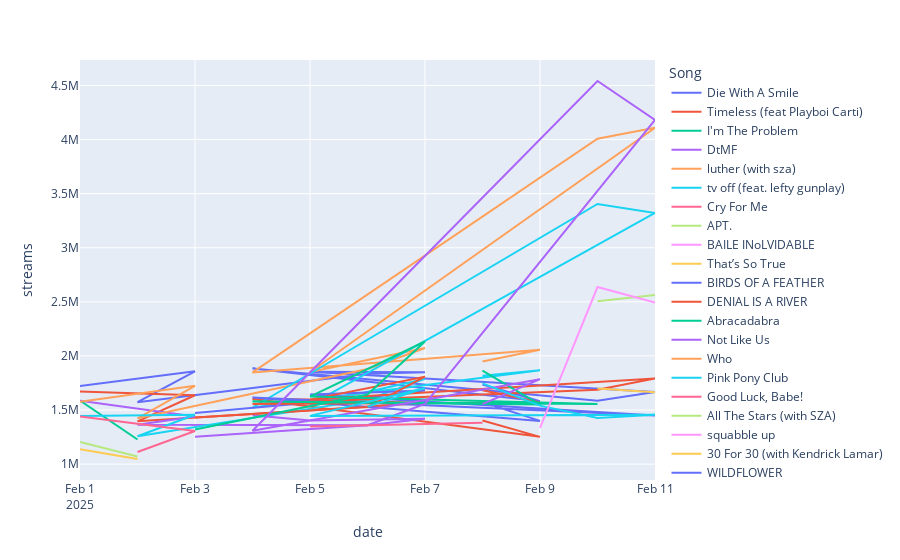

The cell this chart's notebook holds for it:
### Code cell
import plotly.express as px

df = pd.read_csv("total.csv")
df["date"] = pd.to_datetime(df["date"])

fig = px.line(df, x="date", y="streams", color="name")
fig.update_layout(
    legend_title="Song",
    hovermode="x unified"
)

fig.show()

### Figure 1 — Plotly figure (JSON) as saved in the notebook; plotly's stock layout.template omitted (floating-point values rounded to 4 significant figures)
{"data": [{"hovertemplate": "name=Die With A Smile<br>date=%{x}<br>streams=%{y}<extra></extra>", "legendgroup": "Die With A Smile", "line": {"color": "#636efa", "dash": "solid"}, "marker": {"symbol": "circle"}, "mode": "lines", "name": "Die With A Smile", "orientation": "v", "showlegend": true, "type": "scatter", "x": ["2025-02-01T00:00:00.000000000", "2025-02-03T00:00:00.000000000", "2025-02-02T00:00:00.000000000", "2025-02-06T00:00:00.000000000", "2025-02-07T00:00:00.000000000", "2025-02-05T00:00:00.000000000", "2025-02-11T00:00:00.000000000", "2025-02-10T00:00:00.000000000", "2025-02-04T00:00:00.000000000", "2025-02-09T00:00:00.000000000", "2025-02-08T00:00:00.000000000"], "xaxis": "x", "y": [1721631, 1858088, 1572431, 1835491, 1849518, 1853314, 1666496, 1585971, 1884116, 1580557, 1736306], "yaxis": "y"}, {"hovertemplate": "name=Timeless (feat Playboi Carti)<br>date=%{x}<br>streams=%{y}<extra></extra>", "legendgroup": "Timeless (feat Playboi Carti)", "line": {"color": "#EF553B", "dash": "solid"}, "marker": {"symbol": "circle"}, "mode": "lines", "name": "Timeless (feat Playboi Carti)", "orientation": "v", "showlegend": true, "type": "scatter", "x": ["2025-02-01T00:00:00.000000000", "2025-02-03T00:00:00.000000000", "2025-02-02T00:00:00.000000000", "2025-02-06T00:00:00.000000000", "2025-02-07T00:00:00.000000000", "2025-02-05T00:00:00.000000000", "2025-02-04T00:00:00.000000000", "2025-02-09T00:00:00.000000000", "2025-02-08T00:00:00.000000000"], "xaxis": "x", "y": [1672325, 1636872, 1395664, 1535122, 1564585, 1596376, 1601678, 1252058, 1403234], "yaxis": "y"}, {"hovertemplate": "name=I'm The Problem<br>date=%{x}<br>streams=%{y}<extra></extra>", "legendgroup": "I'm The Problem", "line": {"color": "#00cc96", "dash": "solid"}, "marker": {"symbol": "circle"}, "mode": "lines", "name": "I'm The Problem", "orientation": "v", "showlegend": true, "type": "scatter", "x": ["2025-02-01T00:00:00.000000000", "2025-02-02T00:00:00.000000000"], "xaxis": "x", "y": [1587945, 1227169], "yaxis": "y"}, {"hovertemplate": "name=DtMF<br>date=%{x}<br>streams=%{y}<extra></extra>", "legendgroup": "DtMF", "line": {"color": "#ab63fa", "dash": "solid"}, "marker": {"symbol": "circle"}, "mode": "lines", "name": "DtMF", "orientation": "v", "showlegend": true, "type": "scatter", "x": ["2025-02-01T00:00:00.000000000", "2025-02-03T00:00:00.000000000", "2025-02-02T00:00:00.000000000", "2025-02-06T00:00:00.000000000", "2025-02-07T00:00:00.000000000", "2025-02-05T00:00:00.000000000", "2025-02-04T00:00:00.000000000"], "xaxis": "x", "y": [1585324, 1440257, 1362922, 1359166, 1419126, 1403097, 1451413], "yaxis": "y"}, {"hovertemplate": "name=luther (with sza)<br>date=%{x}<br>streams=%{y}<extra></extra>", "legendgroup": "luther (with sza)", "line": {"color": "#FFA15A", "dash": "solid"}, "marker": {"symbol": "circle"}, "mode": "lines", "name": "luther (with sza)", "orientation": "v", "showlegend": true, "type": "scatter", "x": ["2025-02-01T00:00:00.000000000", "2025-02-03T00:00:00.000000000", "2025-02-02T00:00:00.000000000", "2025-02-06T00:00:00.000000000", "2025-02-07T00:00:00.000000000", "2025-02-05T00:00:00.000000000", "2025-02-11T00:00:00.000000000", "2025-02-10T00:00:00.000000000", "2025-02-04T00:00:00.000000000", "2025-02-09T00:00:00.000000000", "2025-02-08T00:00:00.000000000"], "xaxis": "x", "y": [1576994, 1723973, 1423622, 1878949, 2073243, 1851396, 4109201, 4007839, 1847585, 2056773, 1949157], "yaxis": "y"}, {"hovertemplate": "name=tv off (feat. lefty gunplay)<br>date=%{x}<br>streams=%{y}<extra></extra>", "legendgroup": "tv off (feat. lefty gunplay)", "line": {"color": "#19d3f3", "dash": "solid"}, "marker": {"symbol": "circle"}, "mode": "lines", "name": "tv off (feat. lefty gunplay)", "orientation": "v", "showlegend": true, "type": "scatter", "x": ["2025-02-01T00:00:00.000000000", "2025-02-03T00:00:00.000000000", "2025-02-02T00:00:00.000000000", "2025-02-06T00:00:00.000000000", "2025-02-07T00:00:00.000000000", "2025-02-05T00:00:00.000000000", "2025-02-11T00:00:00.000000000", "2025-02-10T00:00:00.000000000", "2025-02-04T00:00:00.000000000", "2025-02-09T00:00:00.000000000", "2025-02-08T00:00:00.000000000"], "xaxis": "x", "y": [1444984, 1455791, 1258115, 1596225, 1787553, 1548419, 3321924, 3404691, 1523421, 1868292, 1817939], "yaxis": "y"}, {"hovertemplate": "name=Cry For Me<br>date=%{x}<br>streams=%{y}<extra></extra>", "legendgroup": "Cry For Me", "line": {"color": "#FF6692", "dash": "solid"}, "marker": {"symbol": "circle"}, "mode": "lines", "name": "Cry For Me", "orientation": "v", "showlegend": true, "type": "scatter", "x": ["2025-02-01T00:00:00.000000000", "2025-02-03T00:00:00.000000000", "2025-02-02T00:00:00.000000000"], "xaxis": "x", "y": [1440590, 1306006, 1112470], "yaxis": "y"}, {"hovertemplate": "name=APT.<br>date=%{x}<br>streams=%{y}<extra></extra>", "legendgroup": "APT.", "line": {"color": "#B6E880", "dash": "solid"}, "marker": {"symbol": "circle"}, "mode": "lines", "name": "APT.", "orientation": "v", "showlegend": true, "type": "scatter", "x": ["2025-02-01T00:00:00.000000000", "2025-02-02T00:00:00.000000000"], "xaxis": "x", "y": [1203977, 1071213], "yaxis": "y"}, {"hovertemplate": "name=BAILE INoLVIDABLE<br>date=%{x}<br>streams=%{y}<extra></extra>", "legendgroup": "BAILE INoLVIDABLE", "line": {"color": "#FF97FF", "dash": "solid"}, "marker": {"symbol": "circle"}, "mode": "lines", "name": "BAILE INoLVIDABLE", "orientation": "v", "showlegend": true, "type": "scatter", "x": ["2025-02-01T00:00:00.000000000"], "xaxis": "x", "y": [1153814], "yaxis": "y"}, {"hovertemplate": "name=That’s So True<br>date=%{x}<br>streams=%{y}<extra></extra>", "legendgroup": "That’s So True", "line": {"color": "#FECB52", "dash": "solid"}, "marker": {"symbol": "circle"}, "mode": "lines", "name": "That’s So True", "orientation": "v", "showlegend": true, "type": "scatter", "x": ["2025-02-01T00:00:00.000000000", "2025-02-02T00:00:00.000000000"], "xaxis": "x", "y": [1137114, 1047347], "yaxis": "y"}, {"hovertemplate": "name=BIRDS OF A FEATHER<br>date=%{x}<br>streams=%{y}<extra></extra>", "legendgroup": "BIRDS OF A FEATHER", "line": {"color": "#636efa", "dash": "solid"}, "marker": {"symbol": "circle"}, "mode": "lines", "name": "BIRDS OF A FEATHER", "orientation": "v", "showlegend": true, "type": "scatter", "x": ["2025-02-03T00:00:00.000000000", "2025-02-06T00:00:00.000000000", "2025-02-07T00:00:00.000000000", "2025-02-05T00:00:00.000000000", "2025-02-11T00:00:00.000000000", "2025-02-04T00:00:00.000000000", "2025-02-09T00:00:00.000000000", "2025-02-08T00:00:00.000000000"], "xaxis": "x", "y": [1473161, 1616825, 1679755, 1643360, 1449086, 1616292, 1399431, 1573173], "yaxis": "y"}, {"hovertemplate": "name=DENIAL IS A RIVER<br>date=%{x}<br>streams=%{y}<extra></extra>", "legendgroup": "DENIAL IS A RIVER", "line": {"color": "#EF553B", "dash": "solid"}, "marker": {"symbol": "circle"}, "mode": "lines", "name": "DENIAL IS A RIVER", "orientation": "v", "showlegend": true, "type": "scatter", "x": ["2025-02-03T00:00:00.000000000", "2025-02-06T00:00:00.000000000", "2025-02-07T00:00:00.000000000", "2025-02-05T00:00:00.000000000", "2025-02-11T00:00:00.000000000", "2025-02-10T00:00:00.000000000", "2025-02-04T00:00:00.000000000", "2025-02-09T00:00:00.000000000", "2025-02-08T00:00:00.000000000"], "xaxis": "x", "y": [1430418, 1526941, 1808044, 1596235, 1791820, 1687603, 1554787, 1570646, 1683722], "yaxis": "y"}, {"hovertemplate": "name=Abracadabra<br>date=%{x}<br>streams=%{y}<extra></extra>", "legendgroup": "Abracadabra", "line": {"color": "#00cc96", "dash": "solid"}, "marker": {"symbol": "circle"}, "mode": "lines", "name": "Abracadabra", "orientation": "v", "showlegend": true, "type": "scatter", "x": ["2025-02-03T00:00:00.000000000", "2025-02-06T00:00:00.000000000", "2025-02-07T00:00:00.000000000", "2025-02-05T00:00:00.000000000", "2025-02-10T00:00:00.000000000", "2025-02-04T00:00:00.000000000", "2025-02-09T00:00:00.000000000", "2025-02-08T00:00:00.000000000"], "xaxis": "x", "y": [1320192, 1642925, 2133314, 1624068, 1556646, 1579230, 1550485, 1864925], "yaxis": "y"}, {"hovertemplate": "name=Not Like Us<br>date=%{x}<br>streams=%{y}<extra></extra>", "legendgroup": "Not Like Us", "line": {"color": "#ab63fa", "dash": "solid"}, "marker": {"symbol": "circle"}, "mode": "lines", "name": "Not Like Us", "orientation": "v", "showlegend": true, "type": "scatter", "x": ["2025-02-03T00:00:00.000000000", "2025-02-06T00:00:00.000000000", "2025-02-07T00:00:00.000000000", "2025-02-11T00:00:00.000000000", "2025-02-10T00:00:00.000000000", "2025-02-04T00:00:00.000000000", "2025-02-09T00:00:00.000000000", "2025-02-08T00:00:00.000000000"], "xaxis": "x", "y": [1253812, 1359228, 1556904, 4181459, 4541138, 1307880, 1785018, 1554038], "yaxis": "y"}, {"hovertemplate": "name=Who<br>date=%{x}<br>streams=%{y}<extra></extra>", "legendgroup": "Who", "line": {"color": "#FFA15A", "dash": "solid"}, "marker": {"symbol": "circle"}, "mode": "lines", "name": "Who", "orientation": "v", "showlegend": true, "type": "scatter", "x": ["2025-02-02T00:00:00.000000000"], "xaxis": "x", "y": [1070892], "yaxis": "y"}, {"hovertemplate": "name=Pink Pony Club<br>date=%{x}<br>streams=%{y}<extra></extra>", "legendgroup": "Pink Pony Club", "line": {"color": "#19d3f3", "dash": "solid"}, "marker": {"symbol": "circle"}, "mode": "lines", "name": "Pink Pony Club", "orientation": "v", "showlegend": true, "type": "scatter", "x": ["2025-02-06T00:00:00.000000000", "2025-02-07T00:00:00.000000000", "2025-02-05T00:00:00.000000000", "2025-02-11T00:00:00.000000000", "2025-02-10T00:00:00.000000000", "2025-02-09T00:00:00.000000000", "2025-02-08T00:00:00.000000000"], "xaxis": "x", "y": [1531810, 1702997, 1445872, 1456861, 1426486, 1540641, 1745990], "yaxis": "y"}, {"hovertemplate": "name=Good Luck, Babe!<br>date=%{x}<br>streams=%{y}<extra></extra>", "legendgroup": "Good Luck, Babe!", "line": {"color": "#FF6692", "dash": "solid"}, "marker": {"symbol": "circle"}, "mode": "lines", "name": "Good Luck, Babe!", "orientation": "v", "showlegend": true, "type": "scatter", "x": ["2025-02-05T00:00:00.000000000", "2025-02-08T00:00:00.000000000"], "xaxis": "x", "y": [1347616, 1383165], "yaxis": "y"}, {"hovertemplate": "name=All The Stars (with SZA)<br>date=%{x}<br>streams=%{y}<extra></extra>", "legendgroup": "All The Stars (with SZA)", "line": {"color": "#B6E880", "dash": "solid"}, "marker": {"symbol": "circle"}, "mode": "lines", "name": "All The Stars (with SZA)", "orientation": "v", "showlegend": true, "type": "scatter", "x": ["2025-02-11T00:00:00.000000000", "2025-02-10T00:00:00.000000000"], "xaxis": "x", "y": [2562533, 2504383], "yaxis": "y"}, {"hovertemplate": "name=squabble up<br>date=%{x}<br>streams=%{y}<extra></extra>", "legendgroup": "squabble up", "line": {"color": "#FF97FF", "dash": "solid"}, "marker": {"symbol": "circle"}, "mode": "lines", "name": "squabble up", "orientation": "v", "showlegend": true, "type": "scatter", "x": ["2025-02-11T00:00:00.000000000", "2025-02-10T00:00:00.000000000", "2025-02-09T00:00:00.000000000"], "xaxis": "x", "y": [2492599, 2636961, 1334742], "yaxis": "y"}, {"hovertemplate": "name=30 For 30 (with Kendrick Lamar)<br>date=%{x}<br>streams=%{y}<extra></extra>", "legendgroup": "30 For 30 (with Kendrick Lamar)", "line": {"color": "#FECB52", "dash": "solid"}, "marker": {"symbol": "circle"}, "mode": "lines", "name": "30 For 30 (with Kendrick Lamar)", "orientation": "v", "showlegend": true, "type": "scatter", "x": ["2025-02-11T00:00:00.000000000", "2025-02-10T00:00:00.000000000"], "xaxis": "x", "y": [1663217, 1698877], "yaxis": "y"}, {"hovertemplate": "name=WILDFLOWER<br>date=%{x}<br>streams=%{y}<extra></extra>", "legendgroup": "WILDFLOWER", "line": {"color": "#636efa", "dash": "solid"}, "marker": {"symbol": "circle"}, "mode": "lines", "name": "WILDFLOWER", "orientation": "v", "showlegend": true, "type": "scatter", "x": ["2025-02-04T00:00:00.000000000"], "xaxis": "x", "y": [1305135], "yaxis": "y"}], "layout": {"hovermode": "x unified", "legend": {"title": {"text": "Song"}, "tracegroupgap": 0}, "margin": {"t": 60}, "xaxis": {"anchor": "y", "domain": [0, 1], "title": {"text": "date"}}, "yaxis": {"anchor": "x", "domain": [0, 1], "title": {"text": "streams"}}}}
